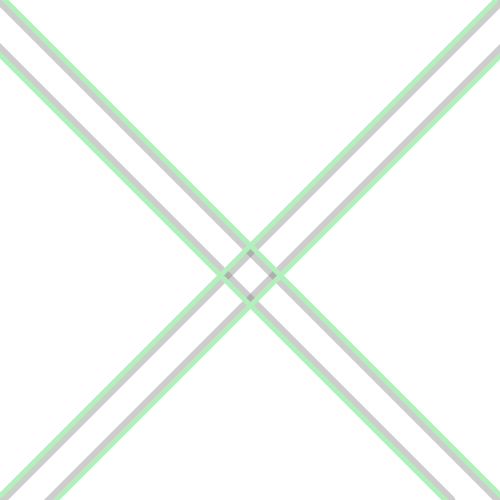
Frame 1 (no input)
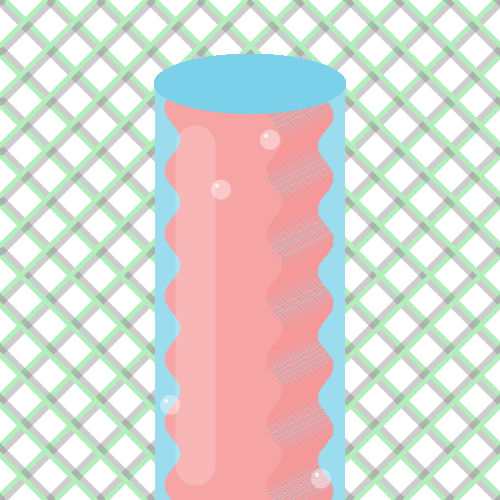
Frame 60 (the mouse pressed at the canvas centre just before this capture)
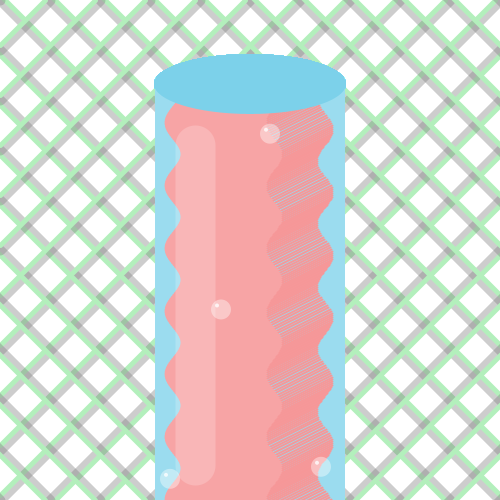
Frame 120 (the mouse held since frame 60 and released just before this capture)

The Processing sketch that drew these frames (run headless with seeded random() and noise(); from frame 60 on, the mouse is pressed at the canvas centre):

// Processing sketch: processing_113763
// ── processing_113763.pde

//TP3 - Gelatina- Paula Mallol
//Vatiables
int pX = 0;
int pY = 0;
   
float gZ = 0.0;
float gX;
float gY;
float fr=5;
 
float bZ = 0.0;
float bX;
float bY;
   
color gris = color (127, 100);
color menta = color (179, 239, 188);
color manteca = color (255, 255, 220);
   
void setup() {
  size(500, 500);
  background(255);
}
   
void draw() {
  frameRate (fr);
  //red
  if (pY <=500) {
   strokeWeight (10);//sombra
    stroke(gris);
    line(-25, 25+pY, 450-pX, 500);
    line(0, 500-pY, 500-pX, 0);
    line(0, 0-pY, 500+pX, 500);
    line(25, 525+pY, 525+pX, 25);
  
    strokeWeight (5);//linea menta
    stroke(menta);
    line(-25, 25+pY+5, 450-pX-5, 500);
    line(0, 500-pY-5, 500-pX-5, 0);
    line(0, 0-pY-5, 500+pX+5, 500);
    line(25, 525+pY+5, 525+pX+5, 25);
      
   pX += 50;
   pY += 50;
   }
   else {
       
  gelatina();
   }
}
   
void gelatina () {
  fr=50;
  noStroke();
  fill(124, 209, 234);//cilindro contenedor
  rect(155, 78, 190, 475);
   
  gZ += 0.08;
  noStroke();
  strokeWeight (2);
  gX = gZ;
   
  for (int i = 0; i <= 250; i++) { //cant de puntos
   
    gY = sin(gX)*8; //cuan grande es la onda
   
    fill(244, 136, 137);//gelatina
    rect(gY + height/4+50, i*2+100, 100, 2);
    stroke(243, 119, 120);//espesor
    line(gY + height/4+150, i*2+100, gY + height/4+200, i*2+75);
    noStroke();
    fill(244, 136, 137);//borde
    ellipse(gY + height/4+50, i*2+100, 5, 5);
   
    gX += 0.2;
  }
     
   burbujas();//burbujas dentro del cilindro
   
    //cilindro contenedor
  noStroke();
  fill(255, 60);
  rect(155, 78, 190, 475);
  
  fill(124, 209, 234);
  ellipse(250, 84, 192, 60);
  
  strokeWeight(40);
  stroke(255, 50);
  line(195, 145, 195, 465);
     
     
  }
   
  void burbujas () {
  bZ += 0.012;//velocidad
  noStroke();
  bY = bZ;
  for (int i = 0; i < 2; i++) { //cant de burbujas = 2
    bX = sin(bY)*180; //cuan grande es la onda
    //burbuja
    fill(255, 100);
    ellipse( i+i*50+170, bX + height/4+180, 20, 20);
    fill(255, 200);//brillo
    ellipse( i+i*50+166, +bX + height/4+176, 4, 4);
 
    bY += 5;//movimiento en y
  }
  for (int i = 0; i < 2; i++) { //cant de burbujas = 2
    bX = sin(bY)*180; //cuan grande es la onda
    //burbuja
    fill(255, 100);
    ellipse( i+i*50+270, bX + height/4+180, 20, 20);
    fill(255, 200);//brillo
    ellipse( i+i*50+266, +bX + height/4+176, 4, 4);
 
    bY -= 3;//movimiento en y
  }
}
